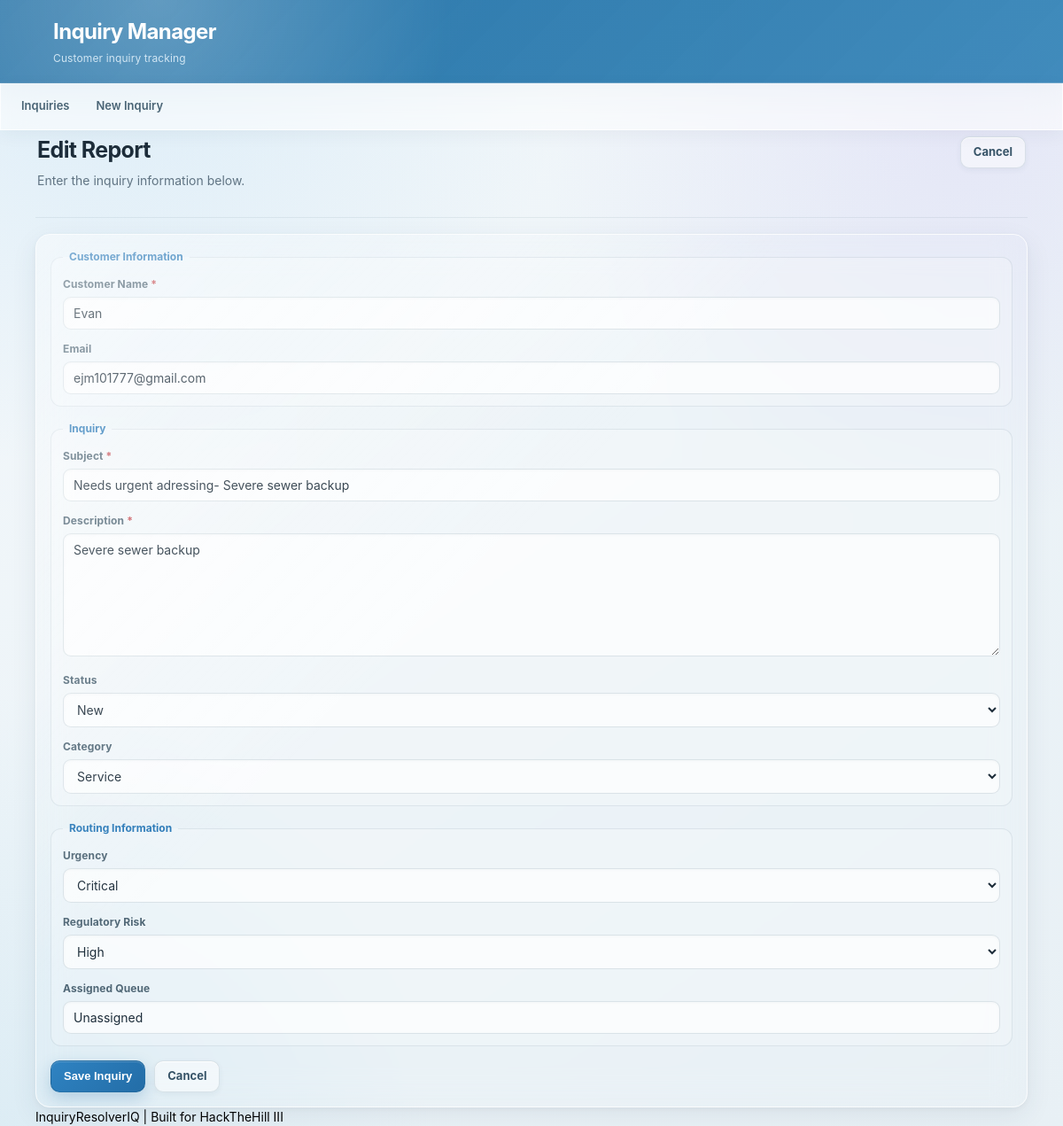
The app's page /complaints/21/edit (signed in) with its own data.
### tables this page shows
CREATE TABLE complaints (
    id INTEGER PRIMARY KEY AUTOINCREMENT,
    customer_name TEXT NOT NULL,
    customer_email TEXT,
    subject TEXT NOT NULL,
    description TEXT NOT NULL,
    status TEXT NOT NULL DEFAULT 'New',
    category TEXT NOT NULL DEFAULT 'Other',
    urgency TEXT NOT NULL DEFAULT 'Not assessed',
    regulatory_risk TEXT NOT NULL DEFAULT 'Not assessed',
    assigned_queue TEXT NOT NULL DEFAULT 'Unassigned',
    created_at TEXT NOT NULL DEFAULT CURRENT_TIMESTAMP,
    updated_at TEXT NOT NULL DEFAULT CURRENT_TIMESTAMP
, severity INTEGER DEFAULT 0, ai_summary TEXT DEFAULT '');

### server.py (the view, shortened to what this page needs)
@app.route("/complaints/<int:complaint_id>/edit", methods=["GET", "POST"])
def edit_complaint(complaint_id):
    if not session.get("is_admin"):
        return redirect(url_for("login"))
    db = get_db()
    complaint = db.execute(
        "SELECT * FROM complaints WHERE id = ?",
        (complaint_id,)
    ).fetchone()
    if complaint is None:
        db.close()
        abort(404)
    db.close()
    return render_template(
        "complaint_form.html",
        complaint=complaint,
        form_title="Edit Report",
        error=None
    )

### server.py (called while the page is built)
def get_db():
    db = sqlite3.connect(DATABASE)
    db.row_factory = sqlite3.Row
    return db

### templates/complaint_form.html (shortened to what this page needs)
{% extends "base.html" %}
{% block content %}
<div class="page-heading">
    <div>
        <h2>{{ form_title }}</h2>
        <p class="muted">Enter the inquiry information below.</p>
    </div>
    <a class="button secondary" href="{{ url_for('index') }}">Cancel</a>
</div>
<form class="form-panel" method="post">
    <fieldset>
        <legend>Customer Information</legend>
        <div class="form-row">
            <label for="customer_name">Customer Name <span class="required">*</span></label>
            <input type="text" id="customer_name" name="customer_name"
                   value="{{ complaint['customer_name'] if complaint else '' }}" maxlength="120">
        </div>
        <div class="form-row">
            <label for="customer_email">Email</label>
            <input type="text" id="customer_email" name="customer_email"
                   value="{{ complaint['customer_email'] if complaint else '' }}" maxlength="200">
        </div>
    </fieldset>
    <fieldset>
        <legend>Inquiry</legend>
        <div class="form-row">
            <label for="subject">Subject <span class="required">*</span></label>
            <input type="text" id="subject" name="subject"
                   value="{{ complaint['subject'] if complaint else '' }}" maxlength="200">
        </div>
        <div class="form-row">
            <label for="description">Description <span class="required">*</span></label>
            <textarea id="description" name="description" rows="7">{{ complaint['description'] if complaint else '' }}</textarea>
        </div>
        <div class="form-row">
            <label for="status">Status</label>
            <select id="status" name="status">
                {% set current_status = complaint['status'] if complaint else 'New' %}
                <option value="New" {% if current_status == "New" %}selected="selected"{% endif %}>New</option>
            </select>
        </div>
        <div class="form-row">
            <label for="category">Category</label>
            {% set current_category = complaint['category'] if complaint else 'Other' %}
            <select id="category" name="category">
                <option value="Service" {% if current_category == "Service" %}selected="selected"{% endif %}>Service</option>
            </select>
        </div>
    </fieldset>
    <fieldset>
        <legend>Routing Information</legend>
        <div class="form-row">
            <label for="urgency">Urgency</label>
            {% set current_urgency = complaint['urgency'] if complaint else 'Not assessed' %}
            <select id="urgency" name="urgency">
                <option value="Critical" {% if current_urgency == "Critical" %}selected="selected"{% endif %}>Critical</option>
            </select>
        </div>
        <div class="form-row">
            <label for="regulatory_risk">Regulatory Risk</label>
            {% set current_risk = complaint['regulatory_risk'] if complaint else 'Not assessed' %}
            <select id="regulatory_risk" name="regulatory_risk">
                <option value="High" {% if current_risk == "High" %}selected="selected"{% endif %}>High</option>
            </select>
        </div>
        <div class="form-row">
            <label for="assigned_queue">Assigned Queue</label>
            <input type="text" id="assigned_queue" name="assigned_queue"
                   value="{{ complaint['assigned_queue'] if complaint else 'Unassigned' }}" maxlength="100">
        </div>
    </fieldset>
    <div class="form-actions">
        <input class="button primary" type="submit" value="Save Inquiry">
        <a class="button secondary" href="{{ url_for('index') }}">Cancel</a>
    </div>
</form>
{% endblock %}

### records on screen
complaints: customer_name "Evan", customer_email "ejm101777@gmail.com", subject "Needs urgent adressing- Severe sewer backup", description "Severe sewer backup", status "New", category "Service", urgency "Critical", regulatory_risk "High", assigned_queue "Unassigned"
